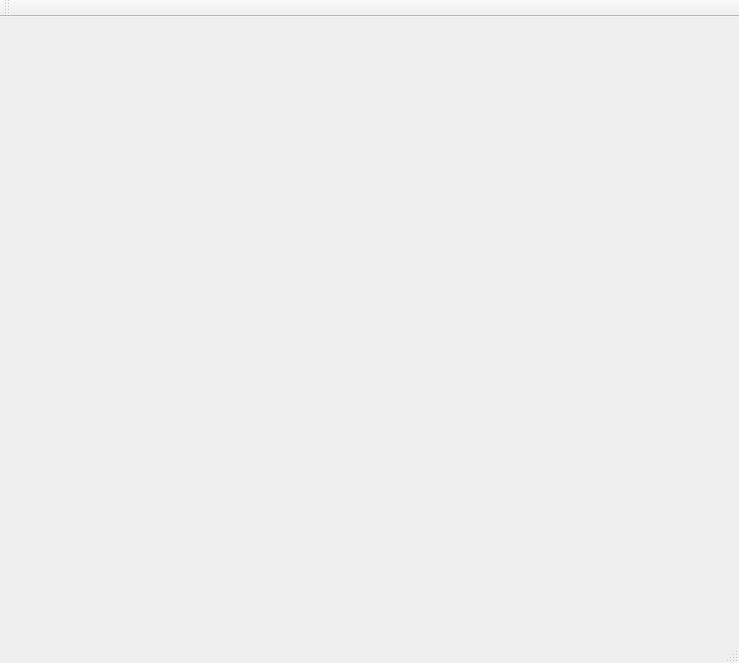
<?xml version="1.0" encoding="UTF-8"?>
<ui version="4.0">
 <class>MainWindow</class>
 <widget class="QMainWindow" name="MainWindow">
  <property name="geometry">
   <rect>
    <x>0</x>
    <y>0</y>
    <width>739</width>
    <height>663</height>
   </rect>
  </property>
  <property name="windowTitle">
   <string>MainWindow</string>
  </property>
  <widget class="QWidget" name="centralWidget">
   <widget class="QGLESWIDGET" name="widget" native="true">
    <property name="geometry">
     <rect>
      <x>10</x>
      <y>10</y>
      <width>600</width>
      <height>600</height>
     </rect>
    </property>
   </widget>
  </widget>
  <widget class="QMenuBar" name="menuBar">
   <property name="geometry">
    <rect>
     <x>0</x>
     <y>0</y>
     <width>739</width>
     <height>25</height>
    </rect>
   </property>
  </widget>
  <widget class="QToolBar" name="mainToolBar">
   <attribute name="toolBarArea">
    <enum>TopToolBarArea</enum>
   </attribute>
   <attribute name="toolBarBreak">
    <bool>false</bool>
   </attribute>
  </widget>
  <widget class="QStatusBar" name="statusBar"/>
 </widget>
 <layoutdefault spacing="6" margin="11"/>
 <customwidgets>
  <customwidget>
   <class>QGLESWIDGET</class>
   <extends>QWidget</extends>
   <header>qgleswidget.h</header>
   <container>1</container>
  </customwidget>
 </customwidgets>
 <resources/>
 <connections/>
</ui>
